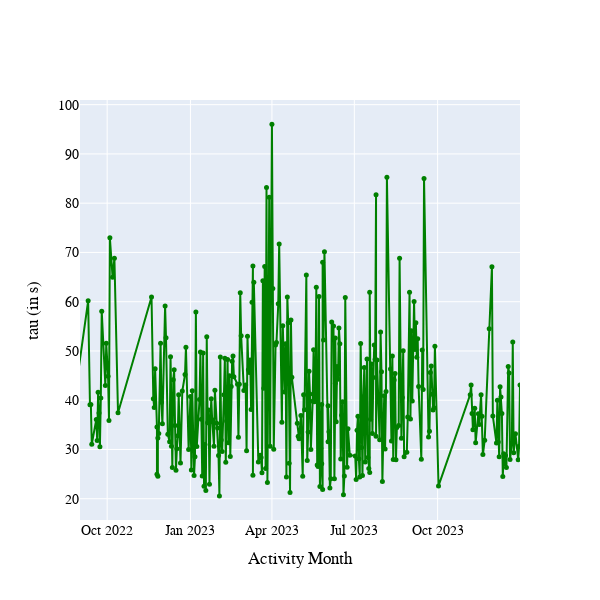
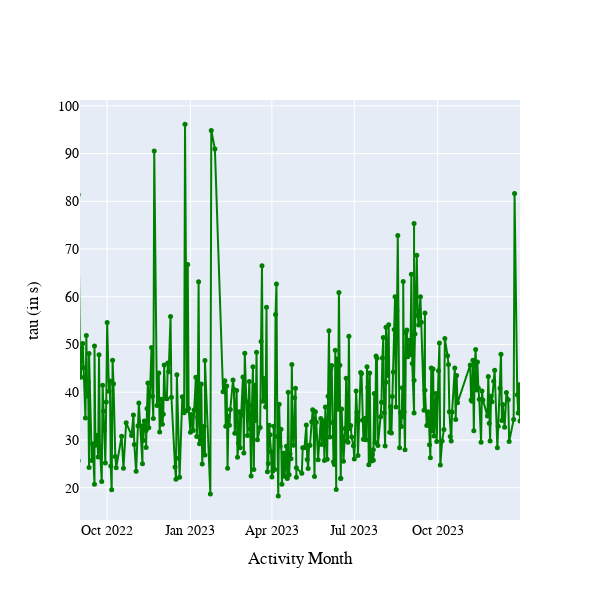
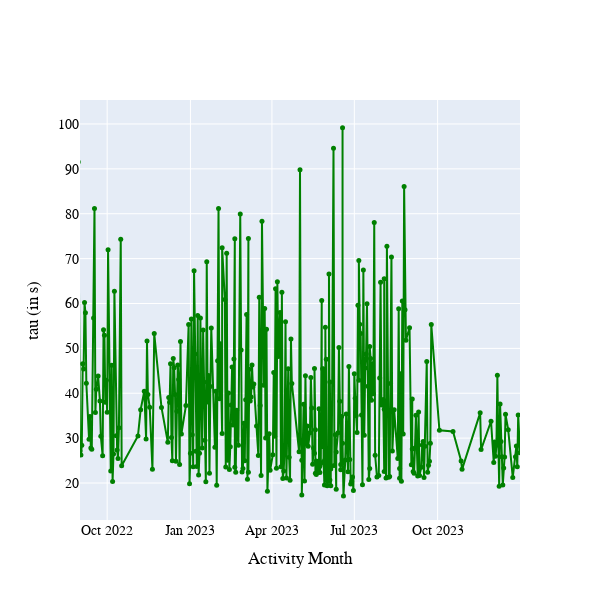
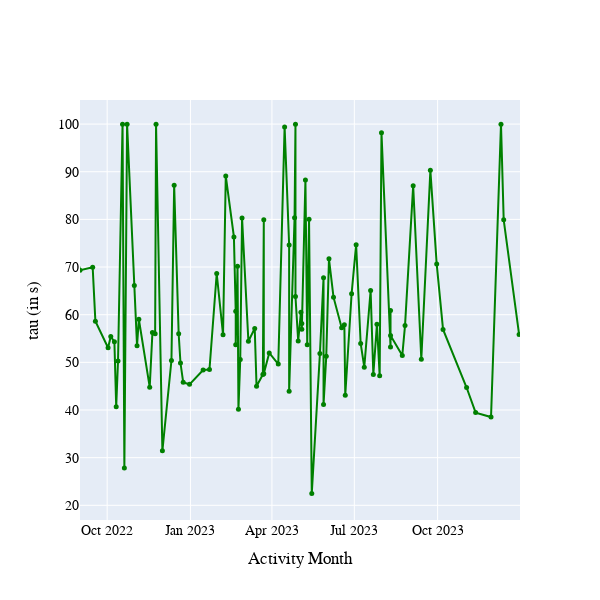

Notebook source saved alongside these figures, in order:
### Code cell
import numpy as np
from scipy.stats import norm
import matplotlib.pyplot as plt
import mplcursors
from pandas.core.window import rolling
import plotly.graph_objects as go
from mpl_interactions import ioff, panhandler, zoom_factory
%matplotlib widget
from matplotlib.widgets import RectangleSelector
def calculate_tau(sigma, mode):
    result = np.exp(sigma**2 + norm.ppf(0.63) * sigma + np.log(mode))
    return round(result, 2)
    
for key, df in all_results_df.items():
    previous_tau = 0
    for index, row in df.iterrows():
        if row['Approach'] == 'convo':
            tau_value = calculate_tau(row['Sigma'], row['Mode'])
            all_results_df[key].loc[index, 'Tau'] = tau_value
            previous_tau = tau_value


file_name_labels = {
    'Connor Swift.csv' : 'PA',
    'Robert Gesink.csv' : 'PB',
    'Michal Kwiatkowski.csv' : 'PC',
    'Ralph Dowdell.csv' : 'AA',
    'Constantin Bartels.csv' : 'AB',
    'Theo Arvanitakis.csv' : 'AC'
}


def moving_average(data, window_size):
    smoothed_data = []
    for i in range(len(data)):
        start_date = data.iloc[i]['Date'] - pd.Timedelta(days=window_size)
        end_date = data.iloc[i]['Date']
        window_data = data[(data['Date'] > start_date) & (data['Date'] <= end_date)]['Tau']

        smoothed_value = window_data.median()
        smoothed_data.append(smoothed_value)
    return smoothed_data

for file_name, df in all_results_df.items():
    convo_df = df[df['Approach'] == 'convo'].copy()
    convo_df = convo_df[(convo_df['R2'] >= 0.70) & (convo_df['Tau'] < 100)]
    convo_df['Date'] = pd.to_datetime(convo_df['Activity_Date'])
    convo_df = convo_df.sort_values(by='Date')
    convo_df['Smoothed_Tau'] = convo_df['Tau'] #moving_average(convo_df, window_size=1)

    fmincon_df = df[df['Approach'] == 'fmincon'].copy()
    fmincon_df = fmincon_df[(fmincon_df['R2'] >= 0.70) &
                        (fmincon_df['Tau'] > 10) & (fmincon_df['Tau'] < 100) &
                        (fmincon_df['Rest'] >= 30) & (fmincon_df['Rest'] < 150) &
                        (fmincon_df['Gain'] >= 0.05) & (fmincon_df['Gain'] <= 1.0)]
    fmincon_df['Date'] = pd.to_datetime(fmincon_df['Activity_Date'])
    fmincon_df = fmincon_df.sort_values(by='Date')
    fmincon_df['Smoothed_Tau'] = fmincon_df['Tau']#moving_average(fmincon_df, window_size=1)
 

    plt.plot(convo_df['Date'], convo_df['Smoothed_Tau'], marker='s', markersize=1, color='r', linestyle='-', label='Convolutional')
    plt.plot(fmincon_df['Date'], fmincon_df['Smoothed_Tau'], marker='o', markersize=1, color='b', linestyle='-', label='OMNO')
    convo_df_filtered = convo_df[(convo_df['Date'] >= '2021-01-01') & (convo_df['Date'] <= '2023-12-31')]
    fmincon_df_filtered = fmincon_df[(fmincon_df['Date'] >= '2021-01-01') & (fmincon_df['Date'] <= '2023-12-31')]
    
    plt.xlabel('Activity Month', fontweight='bold')
    plt.ylabel('tau (in s)', fontweight='bold')
    plt.xticks(rotation=45)
    plt.legend()
    convo_trace = go.Scatter(
        x=convo_df_filtered['Date'],
        y=convo_df_filtered['Smoothed_Tau'],
        mode='lines+markers',
        name='Convolutional',
        marker=dict(color='red', size=5),
        line=dict(width=2),
        text=[f"Date: {date.strftime('%Y-%m-%d')}<br>Smoothed Tau: {tau}"
              for date, tau in zip(convo_df_filtered['Date'], convo_df_filtered['Smoothed_Tau'])],
        hoverinfo='text'
    )

    fmincon_trace = go.Scatter(
    x=fmincon_df_filtered['Date'],
    y=fmincon_df_filtered['Smoothed_Tau'],
    mode='lines+markers',
    name='OMNO',
    marker=dict(color='green', size=5),
    line=dict(width=2),
    text=[f"Date: {date.strftime('%Y-%m-%d')}<br>Tau: {tau}"
          for date, tau in zip(fmincon_df_filtered['Date'], fmincon_df_filtered['Smoothed_Tau'])],
    hoverinfo='text'
    )

    layout = go.Layout(
    xaxis_title='Activity Month',
    yaxis_title='tau (in s)',
    xaxis_tickformat="%b %Y",  
    xaxis=dict(
        range=['2022-09-01', '2023-12-31']  
    ),
    height=600,
    width=600,
        legend=dict(
            x=0.25,
            y=1.2, 
            orientation="h",  
            font=dict(
                color="black"  
            )
        ),
        font=dict(
            family="Arial, sans-serif",   
            size=14,  
            color="black"   
        ),
        hoverlabel=dict(
            font=dict(
                family="Arial, sans-serif",  
                size=12,  
                color="white"  
            )
        )
    )

    fig = go.Figure(data=[fmincon_trace], layout=layout)

    fig.show()

### Figure 1 — Plotly figure (JSON) as saved in the notebook; plotly's stock layout.template omitted (floating-point values rounded to 4 significant figures; data arrays with more than 128 entries replaced by an {"elided": "..."} marker saying what was removed)
{"data": [{"hoverinfo": "text", "line": {"width": 2}, "marker": {"color": "green", "size": 5}, "mode": "lines+markers", "name": "OMNO", "text": {"elided": "702 str values"}, "x": {"elided": "702 str values"}, "y": {"elided": "702 float values"}, "type": "scatter"}], "layout": {"font": {"color": "black", "family": "Arial, sans-serif", "size": 14}, "height": 600, "hoverlabel": {"font": {"color": "white", "family": "Arial, sans-serif", "size": 12}}, "legend": {"font": {"color": "black"}, "orientation": "h", "x": 0.25, "y": 1.2}, "width": 600, "xaxis": {"range": ["2022-09-01", "2023-12-31"], "tickformat": "%b %Y", "title": {"text": "Activity Month"}}, "yaxis": {"title": {"text": "tau (in s)"}}}}

### Figure 2 — Plotly figure (JSON) as saved in the notebook; plotly's stock layout.template omitted (floating-point values rounded to 4 significant figures; data arrays with more than 128 entries replaced by an {"elided": "..."} marker saying what was removed)
{"data": [{"hoverinfo": "text", "line": {"width": 2}, "marker": {"color": "green", "size": 5}, "mode": "lines+markers", "name": "OMNO", "text": {"elided": "725 str values"}, "x": {"elided": "725 str values"}, "y": {"elided": "725 float values"}, "type": "scatter"}], "layout": {"font": {"color": "black", "family": "Arial, sans-serif", "size": 14}, "height": 600, "hoverlabel": {"font": {"color": "white", "family": "Arial, sans-serif", "size": 12}}, "legend": {"font": {"color": "black"}, "orientation": "h", "x": 0.25, "y": 1.2}, "width": 600, "xaxis": {"range": ["2022-09-01", "2023-12-31"], "tickformat": "%b %Y", "title": {"text": "Activity Month"}}, "yaxis": {"title": {"text": "tau (in s)"}}}}

### Figure 3 — Plotly figure (JSON) as saved in the notebook; plotly's stock layout.template omitted (floating-point values rounded to 4 significant figures; data arrays with more than 128 entries replaced by an {"elided": "..."} marker saying what was removed)
{"data": [{"hoverinfo": "text", "line": {"width": 2}, "marker": {"color": "green", "size": 5}, "mode": "lines+markers", "name": "OMNO", "text": {"elided": "468 str values"}, "x": {"elided": "468 str values"}, "y": {"elided": "468 float values"}, "type": "scatter"}], "layout": {"font": {"color": "black", "family": "Arial, sans-serif", "size": 14}, "height": 600, "hoverlabel": {"font": {"color": "white", "family": "Arial, sans-serif", "size": 12}}, "legend": {"font": {"color": "black"}, "orientation": "h", "x": 0.25, "y": 1.2}, "width": 600, "xaxis": {"range": ["2022-09-01", "2023-12-31"], "tickformat": "%b %Y", "title": {"text": "Activity Month"}}, "yaxis": {"title": {"text": "tau (in s)"}}}}

### Figure 4 — Plotly figure (JSON) as saved in the notebook; plotly's stock layout.template omitted (floating-point values rounded to 4 significant figures; data arrays with more than 128 entries replaced by an {"elided": "..."} marker saying what was removed)
{"data": [{"hoverinfo": "text", "line": {"width": 2}, "marker": {"color": "green", "size": 5}, "mode": "lines+markers", "name": "OMNO", "text": {"elided": "301 str values"}, "x": {"elided": "301 str values"}, "y": {"elided": "301 float values"}, "type": "scatter"}], "layout": {"font": {"color": "black", "family": "Arial, sans-serif", "size": 14}, "height": 600, "hoverlabel": {"font": {"color": "white", "family": "Arial, sans-serif", "size": 12}}, "legend": {"font": {"color": "black"}, "orientation": "h", "x": 0.25, "y": 1.2}, "width": 600, "xaxis": {"range": ["2022-09-01", "2023-12-31"], "tickformat": "%b %Y", "title": {"text": "Activity Month"}}, "yaxis": {"title": {"text": "tau (in s)"}}}}
